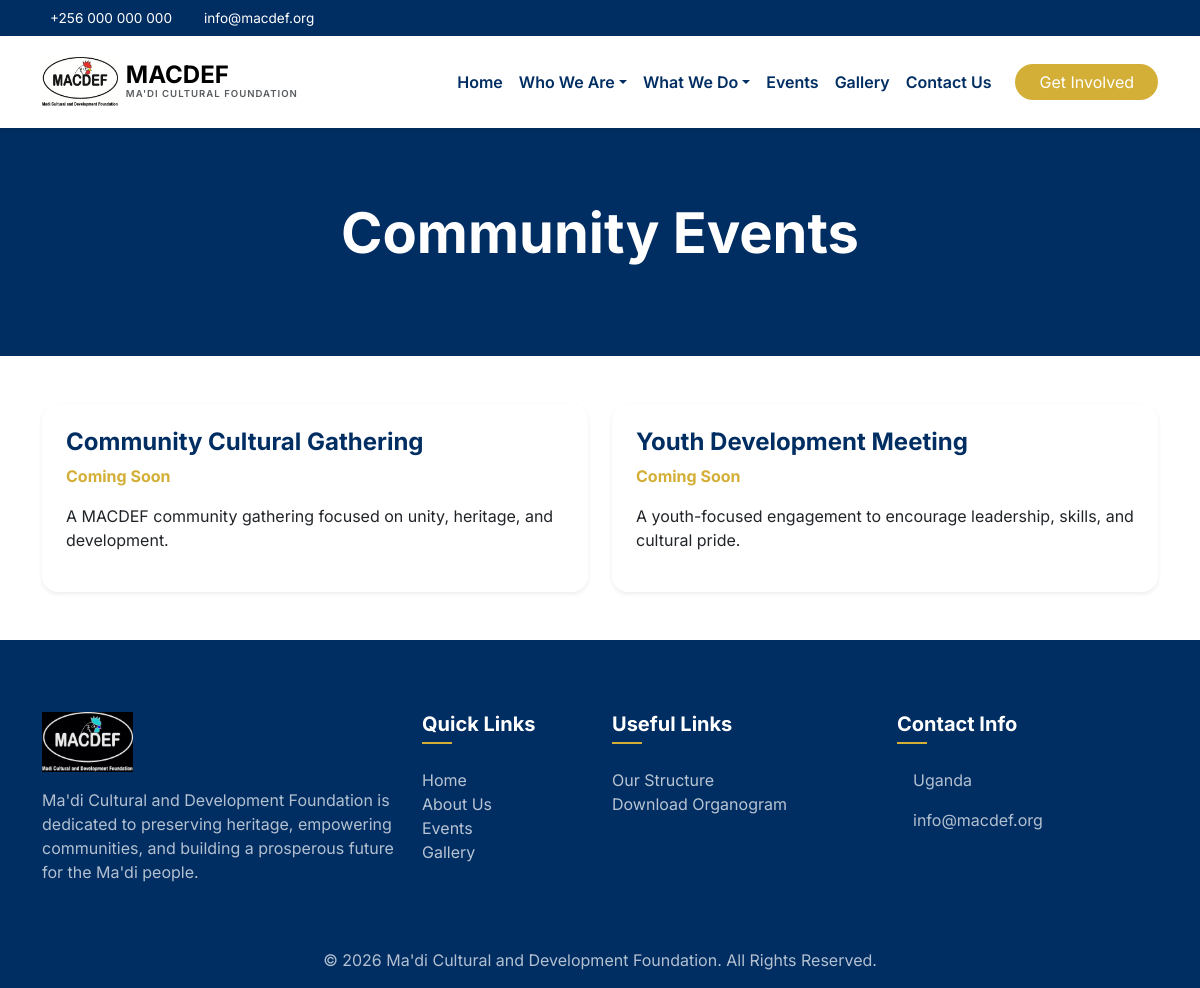
Screenshot of /events.php with the database file from the repository.
### tables this page shows
CREATE TABLE IF NOT EXISTS settings (id INT AUTO_INCREMENT PRIMARY KEY, setting_key VARCHAR(100) NOT NULL UNIQUE, setting_value TEXT NULL, updated_at TIMESTAMP DEFAULT CURRENT_TIMESTAMP ON UPDATE CURRENT_TIMESTAMP);

CREATE TABLE IF NOT EXISTS events (id INT AUTO_INCREMENT PRIMARY KEY, title VARCHAR(255) NOT NULL, event_date VARCHAR(100) NOT NULL, description TEXT NOT NULL, image_path VARCHAR(255) NULL, is_active TINYINT(1) DEFAULT 1, created_at TIMESTAMP DEFAULT CURRENT_TIMESTAMP);

### includes/db.php (called while the page is built, shortened)
<?php
$pdo = null;
try {
    $port = defined('DB_PORT') && DB_PORT !== '' ? ';port=' . DB_PORT : '';
    $dsn = 'mysql:host=' . DB_HOST . $port . ';dbname=' . DB_NAME . ';charset=utf8mb4';
    $pdo = new PDO($dsn, DB_USER, DB_PASS, [
        PDO::ATTR_ERRMODE => PDO::ERRMODE_EXCEPTION,
        PDO::ATTR_DEFAULT_FETCH_MODE => PDO::FETCH_ASSOC,
        PDO::ATTR_EMULATE_PREPARES => false,
    ]);
} catch (PDOException $e) { $pdo = null; }
function getSetting($key, $default = '') {
    global $pdo; if (!$pdo) return $default;
    try { $stmt = $pdo->prepare('SELECT setting_value FROM settings WHERE setting_key = ? LIMIT 1'); $stmt->execute([$key]); $r=$stmt->fetch(); return $r ? $r['setting_value'] : $default; } catch (PDOException $e) { return $default; }
}
?>

### includes/functions.php (called while the page is built, shortened)
<?php
function e($data){ return htmlspecialchars((string)$data, ENT_QUOTES, 'UTF-8'); }
?>

### events.php (the view, shortened to what this page needs)
<?php
require_once __DIR__ . '/includes/header.php';
$events = [];
if ($pdo) {
    try { $events = $pdo->query('SELECT * FROM events ORDER BY created_at DESC')->fetchAll(); } catch (PDOException $e) { $events = []; }
}
?>
<section class="page-header bg-navy text-white py-5"><div class="container py-4 text-center"><h1 class="display-4 fw-bold mb-3">Community Events</h1></div></section>
<main class="container py-5">
    <div class="row g-4">
        <?php foreach($events as $row): ?>
            <div class="col-md-6"><div class="card border-0 shadow-sm rounded-4 p-4 h-100"><h4 class="text-navy fw-bold"><?php echo e($row['title']); ?></h4><p class="text-gold fw-bold"><?php echo e($row['event_date']); ?></p><p><?php echo e($row['description']); ?></p></div></div>
        <?php endforeach; ?>
    </div>
</main>
<?php require_once __DIR__ . '/includes/footer.php'; ?>

### includes/header.php (shortened to what this page needs)
<?php
require_once __DIR__ . '/db.php';
require_once __DIR__ . '/functions.php';
?>
<!DOCTYPE html>
<html lang="en">
<head>
    <link href="https://cdn.jsdelivr.net/npm/bootstrap@5.3.0/dist/css/bootstrap.min.css" rel="stylesheet">
    <link href="https://cdn.jsdelivr.net/npm/remixicon@3.5.0/fonts/remixicon.css" rel="stylesheet">
    <link rel="stylesheet" href="assets/css/style.css">
</head>
<body>
<div class="top-bar py-2 d-none d-lg-block">
    <div class="container">
        <div class="row align-items-center">
            <div class="col-md-8">
                <div class="d-flex gap-4 info-items">
                    <span class="d-flex align-items-center gap-2"><i class="ri-phone-fill text-gold"></i> <?php echo e(getSetting('contact_phone', '+256 000 000 000')); ?></span>
                    <span class="d-flex align-items-center gap-2"><i class="ri-mail-fill text-gold"></i> <?php echo e(getSetting('contact_email', 'info@macdef.org')); ?></span>
                </div>
            </div>
        </div>
    </div>
</div>
<nav class="navbar navbar-expand-lg sticky-top shadow-sm">
    <div class="container">
        <a class="navbar-brand d-flex align-items-center gap-2" href="index.php">
            <img src="assets/images/macdef-logo.png" alt="MACDEF Logo" height="50">
            <div class="brand-text">
                <span class="d-block fw-bold fs-4 lh-1">MACDEF</span>
                <small class="d-block text-muted text-uppercase fw-semibold" style="font-size: 0.6rem; letter-spacing: 1px;">Ma'di Cultural Foundation</small>
            </div>
        </a>
        <div class="collapse navbar-collapse" id="navbarNav">
            <ul class="navbar-nav ms-auto align-items-lg-center">
                <li class="nav-item"><a class="nav-link" href="index.php">Home</a></li>
                <li class="nav-item dropdown">
                    <a class="nav-link dropdown-toggle" href="#" role="button" data-bs-toggle="dropdown">Who We Are</a>
                </li>
                <li class="nav-item dropdown">
                    <a class="nav-link dropdown-toggle" href="#" role="button" data-bs-toggle="dropdown">What We Do</a>
                </li>
                <li class="nav-item"><a class="nav-link" href="events.php">Events</a></li>
                <li class="nav-item"><a class="nav-link" href="gallery.php">Gallery</a></li>
                <li class="nav-item"><a class="nav-link" href="contact.php">Contact Us</a></li>
                <li class="nav-item ms-lg-3 mt-3 mt-lg-0"><a href="contact.php" class="btn btn-gold rounded-pill px-4">Get Involved</a></li>
            </ul>
        </div>
    </div>
</nav>

### includes/footer.php (shortened to what this page needs)
<footer class="footer pt-5 mt-auto">
    <div class="container py-4">
        <div class="row g-4">
            <div class="col-lg-4 col-md-6">
                <div class="footer-info">
                    <img src="assets/images/macdef-logo.png" alt="MACDEF Logo" height="60" class="mb-3 brightness-0 invert">
                    <p class="mb-4">Ma'di Cultural and Development Foundation is dedicated to preserving heritage, empowering communities, and building a prosperous future for the Ma'di people.</p>
                </div>
            </div>
            <div class="col-lg-2 col-md-6">
                <h5 class="footer-title">Quick Links</h5>
                <ul class="footer-links list-unstyled">
                    <li><a href="index.php">Home</a></li>
                    <li><a href="mission.php">About Us</a></li>
                    <li><a href="events.php">Events</a></li>
                    <li><a href="gallery.php">Gallery</a></li>
                </ul>
            </div>
            <div class="col-lg-3 col-md-6">
                <h5 class="footer-title">Useful Links</h5>
                <ul class="footer-links list-unstyled">
                    <li><a href="organisation.php">Our Structure</a></li>
                    <li><a href="uploads/documents/MACDEF-Organogram.pdf" target="_blank">Download Organogram</a></li>
                </ul>
            </div>
            <div class="col-lg-3 col-md-6">
                <h5 class="footer-title">Contact Info</h5>
                <ul class="footer-contact list-unstyled">
                    <li class="d-flex gap-3 mb-3"><i class="ri-map-pin-fill text-gold fs-5"></i><span><?php echo e(getSetting('contact_address', 'Uganda')); ?></span></li>
                    <li class="d-flex gap-3 mb-3"><i class="ri-mail-fill text-gold fs-5"></i><span><?php echo e(getSetting('contact_email', 'info@macdef.org')); ?></span></li>
                </ul>
            </div>
        </div>
    </div>
    <div class="footer-bottom py-3"><div class="container text-center"><p class="mb-0">&copy; <?php echo date('Y'); ?> <?php echo e(getSetting('site_title', "Ma'di Cultural and Development Foundation")); ?>. All Rights Reserved.</p></div></div>
</footer>
</body>
</html>

### assets/css/style.css (style rules this page uses)
:root { --navy: #002D62; --navy-light: #e6ebf1; --gold: #D4AF37; --gold-light: #fbf7e6; --gold-hover: #b8962d; --white: #ffffff; }
body { font-family: 'Inter', sans-serif; color: #333; background-color: var(--white); overflow-x: hidden; }
.text-navy { color: var(--navy) !important; }
.bg-navy { background-color: var(--navy) !important; }
.text-gold { color: var(--gold) !important; }
.btn-gold { background-color: var(--gold); color: white; border: none; }
.top-bar { background-color: var(--navy); color: white; font-size: 0.85rem; }
.navbar { background-color: var(--white); padding: 1rem 0; }
.nav-link { color: var(--navy); font-weight: 600; }
.footer { background-color: var(--navy); color: rgba(255,255,255,0.7); }
.footer-title { color: white; font-weight: 700; margin-bottom: 1.5rem; position: relative; padding-bottom: 0.5rem; }
.footer-title::after { content: ''; position: absolute; left: 0; bottom: 0; width: 30px; height: 2px; background-color: var(--gold); }
.brightness-0 { filter: brightness(0); }
.invert { filter: invert(1); }
.footer-links a { color:rgba(255,255,255,.72);text-decoration:none }

### rows the page displays
settings: setting_value "+256 000 000 000"
settings: setting_value "info@macdef.org"
events: title "Community Cultural Gathering", event_date "Coming Soon", description "A MACDEF community gathering focused on unity, heritage, and development."
events: title "Youth Development Meeting", event_date "Coming Soon", description "A youth-focused engagement to encourage leadership, skills, and cultural pride."
settings: setting_value "Uganda"
settings: setting_value "Ma'di Cultural and Development Foundation"
